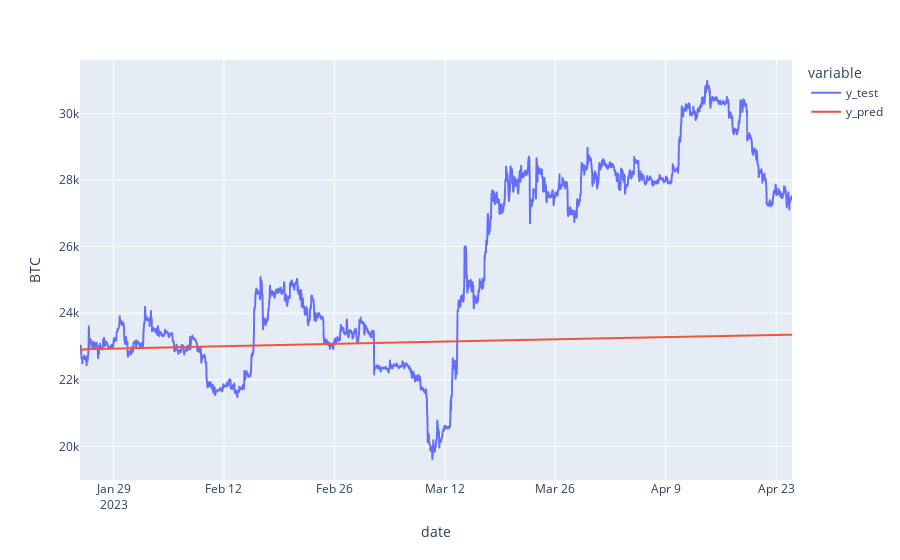

Notebook source saved alongside this figure:
### Code cell
fig = px.line(df_pred_test, labels={"value": "BTC"})
fig.show()

### Figure 1 — Plotly figure (JSON) as saved in the notebook; plotly's stock layout.template omitted (floating-point values rounded to 4 significant figures; data arrays with more than 128 entries replaced by an {"elided": "..."} marker saying what was removed)
{"data": [{"hovertemplate": "variable=y_test<br>date=%{x}<br>BTC=%{y}<extra></extra>", "legendgroup": "y_test", "line": {"color": "#636efa", "dash": "solid"}, "marker": {"symbol": "circle"}, "mode": "lines", "name": "y_test", "showlegend": true, "type": "scattergl", "x": {"elided": "2167 str values"}, "xaxis": "x", "y": {"elided": "2167 int values"}, "yaxis": "y"}, {"hovertemplate": "variable=y_pred<br>date=%{x}<br>BTC=%{y}<extra></extra>", "legendgroup": "y_pred", "line": {"color": "#EF553B", "dash": "solid"}, "marker": {"symbol": "circle"}, "mode": "lines", "name": "y_pred", "showlegend": true, "type": "scattergl", "x": {"elided": "2167 str values"}, "xaxis": "x", "y": {"elided": "2167 float values"}, "yaxis": "y"}], "layout": {"legend": {"title": {"text": "variable"}, "tracegroupgap": 0}, "margin": {"t": 60}, "xaxis": {"anchor": "y", "domain": [0, 1], "title": {"text": "date"}}, "yaxis": {"anchor": "x", "domain": [0, 1], "title": {"text": "BTC"}}}}
